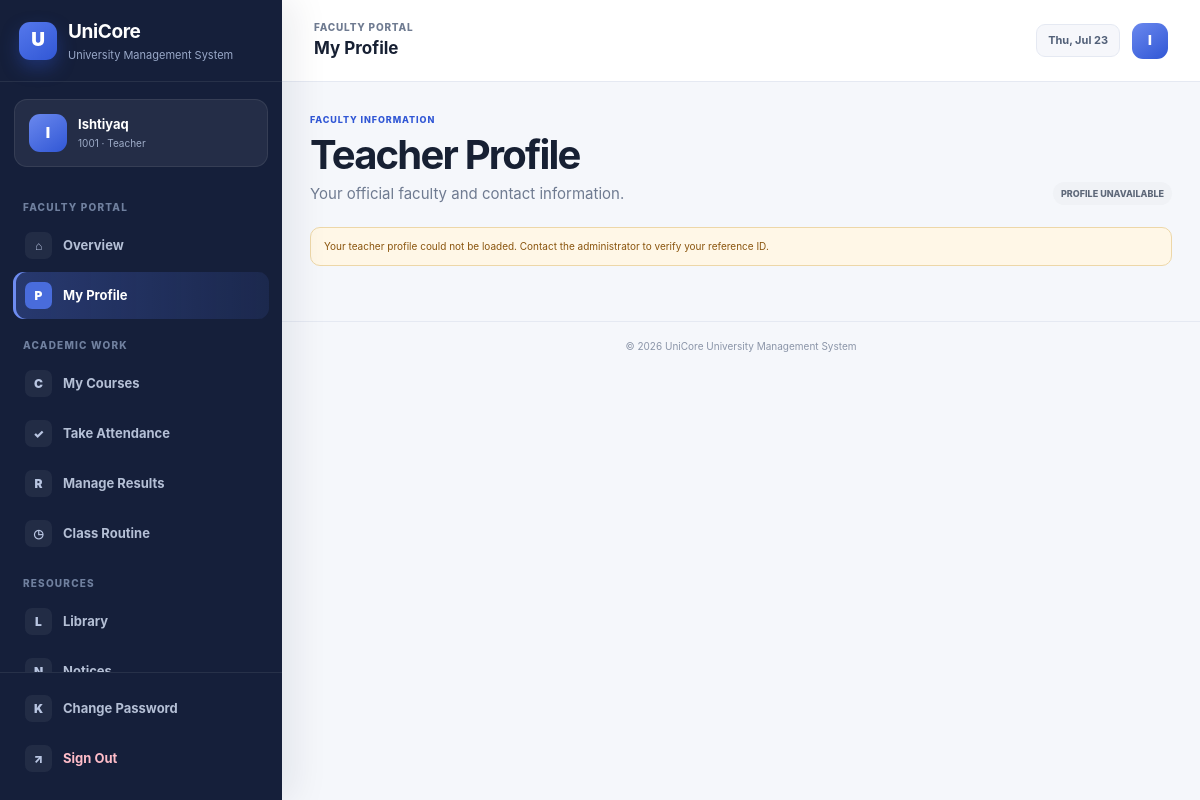
Screenshot of /teacher-portal/profile/ (signed in) with the database file from the repository.
### accounts/models.py (models this page shows, shortened)
class UserProfile(models.Model):
    ADMIN = "ADMIN"
    STUDENT = "STUDENT"
    TEACHER = "TEACHER"
    ROLE_CHOICES = [
        (ADMIN, "Administrator"),
        (STUDENT, "Student"),
        (TEACHER, "Teacher"),
    ]
    user = models.OneToOneField(
        settings.AUTH_USER_MODEL,
        on_delete=models.CASCADE,
        related_name="ums_profile",
    )
    role = models.CharField(max_length=10, choices=ROLE_CHOICES)
    reference_id = models.CharField(
        max_length=30,
        blank=True,
        help_text="Student ID from MySQL or Teacher ID from PostgreSQL.",
    )
    display_name = models.CharField(max_length=120, blank=True)
    created_at = models.DateTimeField(auto_now_add=True)
    updated_at = models.DateTimeField(auto_now=True)
    class Meta:
        ordering = ["role", "reference_id", "user__username"]
        constraints = [
            models.UniqueConstraint(
                fields=["role", "reference_id"],
                condition=~models.Q(reference_id=""),
                name="unique_role_reference_account",
            )
        ]

### accounts/views.py (the view)
# urls.py: path("teacher-portal/profile/", views.teacher_profile, name="teacher_profile"),
@teacher_required
def teacher_profile(request):
    profile, reference, teacher, database_online, display_name = _teacher_identity(request.user)
    return render(
        request,
        "accounts/teacher_profile.html",
        {
            "profile": profile,
            "teacher": teacher,
            "database_online": database_online,
            "display_name": display_name,
        },
    )

### accounts/context_processors.py (called while the page is built)
def role_context(request):
    return {
        "ums_role": get_user_role(request.user),
        "ums_profile": get_user_profile(request.user),
    }

### accounts/utils.py (called while the page is built)
def get_user_role(user):
    if not getattr(user, "is_authenticated", False):
        return None
    if user.is_superuser or user.is_staff:
        return UserProfile.ADMIN
    try:
        return user.ums_profile.role
    except UserProfile.DoesNotExist:
        return None

def get_user_profile(user):
    if not getattr(user, "is_authenticated", False):
        return None
    try:
        return user.ums_profile
    except UserProfile.DoesNotExist:
        return None

### accounts/views.py (called while the page is built)
def _teacher_identity(user):
    profile = get_user_profile(user)
    reference = profile.reference_id
    teacher = None
    database_online = True
    try:
        teacher = Teacher.objects.filter(employee_id=reference).first()
        if teacher is None and str(reference).isdigit():
            teacher = Teacher.objects.filter(pk=int(reference)).first()
    except Exception:
        database_online = False
    display_name = teacher.name if teacher else (profile.display_name or user.username)
    return profile, reference, teacher, database_online, display_name

### accounts/templates/accounts/teacher_profile.html (shortened to what this page needs)
{% extends "base.html" %}
{% block header_title %}My Profile{% endblock %}
{% block content %}
<div class="page-header"><div><span class="eyebrow">Faculty Information</span><h1>Teacher Profile</h1><p>Your official faculty and contact information.</p></div><span class="status-pill {% if teacher.status == 'Active' %}success{% endif %}">{{ teacher.status|default:"Profile unavailable" }}</span></div>
{% if teacher %}<div class="profile-layout"><section class="profile-card teacher-profile-card"><span class="profile-avatar-large">{{ teacher.name|first|upper }}</span><h2>{{ teacher.name }}</h2><p>{{ teacher.reference_code }}</p><span class="soft-badge">{{ teacher.designation|default:teacher.subject }}</span></section><section class="panel profile-details"><div class="detail-grid"><div><small>Employee ID</small><strong>{{ teacher.reference_code }}</strong></div><div><small>Full Name</small><strong>{{ teacher.name }}</strong></div><div><small>Department</small><strong>{{ teacher.department|default:"—" }}</strong></div><div><small>Designation</small><strong>{{ teacher.designation|default:"—" }}</strong></div><div><small>Subject</small><strong>{{ teacher.subject }}</strong></div><div><small>Joining Date</small><strong>{{ teacher.joining_date|default:"—" }}</strong></div><div><small>Email</small><strong>{{ teacher.email|default:"—" }}</strong></div><div><small>Phone</small><strong>{{ teacher.phone|default:"—" }}</strong></div><div class="span-2"><small>Address</small><strong>{{ teacher.address|default:"—" }}</strong></div></div></section></div>{% else %}<div class="alert alert-warning">Your teacher profile could not be loaded. Contact the administrator to verify your reference ID.</div>{% endif %}
{% endblock %}

### templates/base.html (shortened to what this page needs)
{% load static %}
<!DOCTYPE html>
<html lang="en">
<head>
  <link rel="stylesheet" href="{% static 'ums/css/style.css' %}?v=20260722-ui2">
</head>
<body class="{% if user.is_authenticated %}app-body{% else %}public-body{% endif %}">
{% if user.is_authenticated %}
  {% with current=request.resolver_match.url_name %}
  <div class="app-layout">
    <aside class="sidebar" data-sidebar>
      <div class="sidebar-brand">
        <a href="{% url 'portal_redirect' %}" class="brand-link">
          <span class="brand-symbol">U</span>
          <span><strong>UniCore</strong><small>University Management System</small></span>
        </a>
      </div>
      <div class="sidebar-profile">
        <span class="profile-avatar">{{ ums_profile.display_name|default:user.username|first|upper }}</span>
        <div><strong>{{ ums_profile.display_name|default:user.username }}</strong><small>{% if ums_role == "ADMIN" %}Administrator{% elif ums_role == "STUDENT" %}{{ ums_profile.reference_id }} · Student{% else %}{{ ums_profile.reference_id }} · Teacher{% endif %}</small></div>
      </div>
      <nav class="sidebar-nav" aria-label="Main navigation">
        {% if ums_role == "ADMIN" %}
          <span class="nav-section-label">Overview</span>
          <a class="nav-item {% if current == 'home' %}active{% endif %}" href="{% url 'home' %}"><span class="nav-icon">⌂</span><span>Dashboard</span></a>
          <span class="nav-section-label">Management</span>
          <a class="nav-item {% if current == 'student_list' or current == 'add_student' or current == 'edit_student' %}active{% endif %}" href="{% url 'student_list' %}"><span class="nav-icon">S</span><span>Students</span></a>
          <a class="nav-item {% if current == 'teacher_list' or current == 'add_teacher' or current == 'edit_teacher' %}active{% endif %}" href="{% url 'teacher_list' %}"><span class="nav-icon">T</span><span>Teachers</span></a>
          <a class="nav-item {% if current == 'academic_dashboard' or current == 'department_list' or current == 'course_list' or current == 'enrollment_list' or current == 'assignment_list' or current == 'attendance_list' or current == 'result_list' or current == 'fee_list' or current == 'routine_list' or current == 'notice_list' %}active{% endif %}" href="{% url 'academic_dashboard' %}"><span class="nav-icon">A</span><span>Academic</span></a>
          <a class="nav-item {% if current == 'library_list' or current == 'issue_list' %}active{% endif %}" href="{% url 'library_list' %}"><span class="nav-icon">L</span><span>Library</span></a>
          <a class="nav-item {% if current == 'bus_card_list' or current == 'bus_card_review' %}active{% endif %}" href="{% url 'bus_card_list' %}"><span class="nav-icon">B</span><span>Bus Cards</span></a>
          <a class="nav-item {% if current == 'account_list' or current == 'account_create' %}active{% endif %}" href="{% url 'account_list' %}"><span class="nav-icon">U</span><span>User Accounts</span></a>
          {% if user.is_staff %}<a class="nav-item" href="{% url 'admin:index' %}"><span class="nav-icon">⚙</span><span>System Admin</span></a>{% endif %}
        {% elif ums_role == "TEACHER" %}
          <span class="nav-section-label">Faculty Portal</span>
          <a class="nav-item {% if current == 'teacher_portal' %}active{% endif %}" href="{% url 'teacher_portal' %}"><span class="nav-icon">⌂</span><span>Overview</span></a>
          <a class="nav-item {% if current == 'teacher_profile' %}active{% endif %}" href="{% url 'teacher_profile' %}"><span class="nav-icon">P</span><span>My Profile</span></a>
          <span class="nav-section-label">Academic Work</span>
          <a class="nav-item {% if current == 'teacher_courses' or current == 'teacher_course' %}active{% endif %}" href="{% url 'teacher_courses' %}"><span class="nav-icon">C</span><span>My Courses</span></a>
          <a class="nav-item {% if current == 'teacher_attendance_center' or current == 'teacher_attendance' %}active{% endif %}" href="{% url 'teacher_attendance_center' %}"><span class="nav-icon">✓</span><span>Take Attendance</span></a>
          <a class="nav-item {% if current == 'teacher_results_center' or current == 'teacher_results' %}active{% endif %}" href="{% url 'teacher_results_center' %}"><span class="nav-icon">R</span><span>Manage Results</span></a>
          <a class="nav-item {% if current == 'teacher_routine' %}active{% endif %}" href="{% url 'teacher_routine' %}"><span class="nav-icon">◷</span><span>Class Routine</span></a>
          <span class="nav-section-label">Resources</span>
          <a class="nav-item " href="{% url 'member_library_catalog' %}"><span class="nav-icon">L</span><span>Library</span></a>
          <a class="nav-item {% if current == 'teacher_notices' %}active{% endif %}" href="{% url 'teacher_notices' %}"><span class="nav-icon">N</span><span>Notices</span></a>
        {% endif %}
      </nav>
      <div class="sidebar-footer">
        <a class="nav-item {% if current == 'change_password' %}active{% endif %}" href="{% url 'change_password' %}"><span class="nav-icon">K</span><span>Change Password</span></a>
        <form method="post" action="{% url 'logout' %}">{% csrf_token %}<button class="nav-item logout-item" type="submit"><span class="nav-icon">↗</span><span>Sign Out</span></button></form>
      </div>
    </aside>
    <div class="app-main">
      <header class="app-header">
        <div class="header-left">
          <div><span class="header-kicker">{% if ums_role == 'ADMIN' %}Administration{% elif ums_role == 'STUDENT' %}Student Portal{% else %}Faculty Portal{% endif %}</span><strong>{% block header_title %}University Management System{% endblock %}</strong></div>
        </div>
        <div class="header-actions"><span class="date-chip">{% now "D, M d" %}</span><span class="header-avatar">{{ ums_profile.display_name|default:user.username|first|upper }}</span></div>
      </header>
      <main class="app-content">
        {% block content %}{% endblock %}
      </main>
      <footer class="app-footer">© {% now "Y" %} UniCore University Management System</footer>
    </div>
  </div>
  {% endwith %}
{% endif %}
</body>
</html>

### rows the page displays
UserProfile: display_name|first "I", display_name "Ishtiyaq", reference_id "1001"

### other values shown
{{ teacher.status|default:"Profile unavailable" }} "PROFILE UNAVAILABLE"
